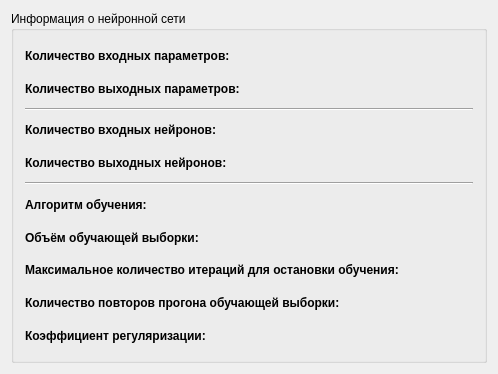
<?xml version="1.0" encoding="UTF-8"?>
<ui version="4.0">
 <class>NNInfo</class>
 <widget class="QWidget" name="NNInfo">
  <property name="geometry">
   <rect>
    <x>0</x>
    <y>0</y>
    <width>498</width>
    <height>374</height>
   </rect>
  </property>
  <property name="windowTitle">
   <string>NNInfo</string>
  </property>
  <layout class="QGridLayout" name="gridLayout">
   <item row="0" column="0">
    <widget class="QGroupBox" name="groupBox">
     <property name="title">
      <string>Информация о нейронной сети</string>
     </property>
     <layout class="QGridLayout" name="gridLayout_2">
      <item row="0" column="0">
       <layout class="QHBoxLayout" name="horizontalLayout">
        <item>
         <widget class="QLabel" name="label_3">
          <property name="font">
           <font>
            <weight>75</weight>
            <bold>true</bold>
           </font>
          </property>
          <property name="text">
           <string>Количество входных параметров:</string>
          </property>
         </widget>
        </item>
        <item>
         <widget class="QLabel" name="inpParametres">
          <property name="text">
           <string/>
          </property>
         </widget>
        </item>
       </layout>
      </item>
      <item row="1" column="0">
       <layout class="QHBoxLayout" name="horizontalLayout_2">
        <item>
         <widget class="QLabel" name="label_4">
          <property name="font">
           <font>
            <weight>75</weight>
            <bold>true</bold>
           </font>
          </property>
          <property name="text">
           <string>Количество выходных параметров:</string>
          </property>
         </widget>
        </item>
        <item>
         <widget class="QLabel" name="outputParametres">
          <property name="text">
           <string/>
          </property>
         </widget>
        </item>
       </layout>
      </item>
      <item row="2" column="0">
       <widget class="Line" name="line">
        <property name="orientation">
         <enum>Qt::Horizontal</enum>
        </property>
       </widget>
      </item>
      <item row="3" column="0">
       <layout class="QHBoxLayout" name="horizontalLayout_3">
        <item>
         <widget class="QLabel" name="label">
          <property name="font">
           <font>
            <weight>75</weight>
            <bold>true</bold>
           </font>
          </property>
          <property name="text">
           <string>Количество входных нейронов:</string>
          </property>
         </widget>
        </item>
        <item>
         <widget class="QLabel" name="inpNeurons">
          <property name="text">
           <string/>
          </property>
         </widget>
        </item>
       </layout>
      </item>
      <item row="4" column="0">
       <layout class="QHBoxLayout" name="horizontalLayout_4">
        <item>
         <widget class="QLabel" name="label_2">
          <property name="font">
           <font>
            <weight>75</weight>
            <bold>true</bold>
           </font>
          </property>
          <property name="text">
           <string>Количество выходных нейронов:</string>
          </property>
         </widget>
        </item>
        <item>
         <widget class="QLabel" name="outputNeurons">
          <property name="text">
           <string/>
          </property>
         </widget>
        </item>
       </layout>
      </item>
      <item row="5" column="0">
       <widget class="Line" name="line_2">
        <property name="orientation">
         <enum>Qt::Horizontal</enum>
        </property>
       </widget>
      </item>
      <item row="6" column="0">
       <layout class="QHBoxLayout" name="horizontalLayout_8">
        <item>
         <widget class="QLabel" name="label_6">
          <property name="font">
           <font>
            <weight>75</weight>
            <bold>true</bold>
           </font>
          </property>
          <property name="text">
           <string>Алгоритм обучения:</string>
          </property>
         </widget>
        </item>
        <item>
         <widget class="QLabel" name="algorithm">
          <property name="text">
           <string/>
          </property>
         </widget>
        </item>
       </layout>
      </item>
      <item row="7" column="0">
       <layout class="QHBoxLayout" name="horizontalLayout_9">
        <item>
         <widget class="QLabel" name="label_5">
          <property name="font">
           <font>
            <weight>75</weight>
            <bold>true</bold>
           </font>
          </property>
          <property name="text">
           <string>Объём обучающей выборки:</string>
          </property>
         </widget>
        </item>
        <item>
         <widget class="QLabel" name="trainingSetSize">
          <property name="text">
           <string/>
          </property>
         </widget>
        </item>
       </layout>
      </item>
      <item row="8" column="0">
       <layout class="QHBoxLayout" name="horizontalLayout_5">
        <item>
         <widget class="QLabel" name="label_7">
          <property name="font">
           <font>
            <weight>75</weight>
            <bold>true</bold>
           </font>
          </property>
          <property name="text">
           <string>Максимальное количество итераций для остановки обучения:</string>
          </property>
         </widget>
        </item>
        <item>
         <widget class="QLabel" name="maxIts">
          <property name="text">
           <string/>
          </property>
         </widget>
        </item>
       </layout>
      </item>
      <item row="9" column="0">
       <layout class="QHBoxLayout" name="horizontalLayout_6">
        <item>
         <widget class="QLabel" name="label_9">
          <property name="font">
           <font>
            <weight>75</weight>
            <bold>true</bold>
           </font>
          </property>
          <property name="text">
           <string>Количество повторов прогона обучающей выборки:</string>
          </property>
         </widget>
        </item>
        <item>
         <widget class="QLabel" name="restarts">
          <property name="text">
           <string/>
          </property>
         </widget>
        </item>
       </layout>
      </item>
      <item row="10" column="0">
       <layout class="QHBoxLayout" name="horizontalLayout_7">
        <item>
         <widget class="QLabel" name="label_8">
          <property name="font">
           <font>
            <weight>75</weight>
            <bold>true</bold>
           </font>
          </property>
          <property name="text">
           <string>Коэффициент регуляризации:</string>
          </property>
         </widget>
        </item>
        <item>
         <widget class="QLabel" name="decay">
          <property name="text">
           <string/>
          </property>
         </widget>
        </item>
       </layout>
      </item>
     </layout>
    </widget>
   </item>
  </layout>
 </widget>
 <layoutdefault spacing="6" margin="11"/>
 <resources/>
 <connections/>
</ui>
